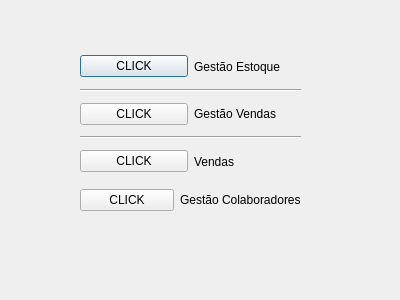
<?xml version="1.0" encoding="UTF-8"?>
<ui version="4.0">
 <class>caminhoAdm</class>
 <widget class="QDialog" name="caminhoAdm">
  <property name="geometry">
   <rect>
    <x>0</x>
    <y>0</y>
    <width>400</width>
    <height>300</height>
   </rect>
  </property>
  <property name="windowTitle">
   <string>Dialog</string>
  </property>
  <widget class="QWidget" name="layoutWidget">
   <property name="geometry">
    <rect>
     <x>80</x>
     <y>50</y>
     <width>221</width>
     <height>166</height>
    </rect>
   </property>
   <layout class="QVBoxLayout" name="verticalLayout">
    <item>
     <layout class="QHBoxLayout" name="horizontalLayout">
      <item>
       <widget class="QPushButton" name="pushButton">
        <property name="text">
         <string>CLICK</string>
        </property>
       </widget>
      </item>
      <item>
       <widget class="QLabel" name="label">
        <property name="text">
         <string>Gestão Estoque</string>
        </property>
       </widget>
      </item>
     </layout>
    </item>
    <item>
     <widget class="Line" name="line">
      <property name="orientation">
       <enum>Qt::Horizontal</enum>
      </property>
     </widget>
    </item>
    <item>
     <layout class="QHBoxLayout" name="horizontalLayout_3">
      <item>
       <widget class="QPushButton" name="pushButton_3">
        <property name="text">
         <string>CLICK</string>
        </property>
       </widget>
      </item>
      <item>
       <widget class="QLabel" name="label_3">
        <property name="text">
         <string>Gestão Vendas</string>
        </property>
       </widget>
      </item>
     </layout>
    </item>
    <item>
     <widget class="Line" name="line_2">
      <property name="orientation">
       <enum>Qt::Horizontal</enum>
      </property>
     </widget>
    </item>
    <item>
     <layout class="QHBoxLayout" name="horizontalLayout_4">
      <item>
       <widget class="QPushButton" name="pushButton_4">
        <property name="text">
         <string>CLICK</string>
        </property>
       </widget>
      </item>
      <item>
       <widget class="QLabel" name="label_4">
        <property name="text">
         <string>Vendas</string>
        </property>
       </widget>
      </item>
     </layout>
    </item>
    <item>
     <layout class="QHBoxLayout" name="horizontalLayout_2">
      <item>
       <widget class="QPushButton" name="pushButton_2">
        <property name="text">
         <string>CLICK</string>
        </property>
       </widget>
      </item>
      <item>
       <widget class="QLabel" name="label_2">
        <property name="text">
         <string>Gestão Colaboradores</string>
        </property>
       </widget>
      </item>
     </layout>
    </item>
   </layout>
  </widget>
 </widget>
 <resources/>
 <connections/>
</ui>
